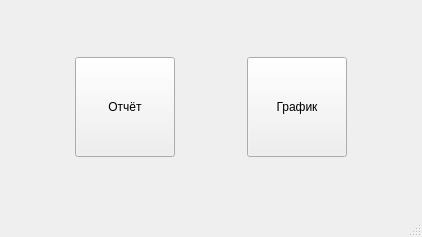
<?xml version="1.0" encoding="UTF-8"?>
<ui version="4.0">
 <class>choiceWindow</class>
 <widget class="QMainWindow" name="choiceWindow">
  <property name="geometry">
   <rect>
    <x>0</x>
    <y>0</y>
    <width>422</width>
    <height>237</height>
   </rect>
  </property>
  <property name="windowTitle">
   <string>MainWindow</string>
  </property>
  <widget class="QWidget" name="centralwidget">
   <layout class="QHBoxLayout" name="horizontalLayout">
    <item>
     <widget class="QToolButton" name="toolButton">
      <property name="minimumSize">
       <size>
        <width>100</width>
        <height>100</height>
       </size>
      </property>
      <property name="text">
       <string>Отчёт</string>
      </property>
     </widget>
    </item>
    <item>
     <widget class="QToolButton" name="toolButton_2">
      <property name="minimumSize">
       <size>
        <width>100</width>
        <height>100</height>
       </size>
      </property>
      <property name="text">
       <string>График</string>
      </property>
     </widget>
    </item>
   </layout>
  </widget>
  <widget class="QStatusBar" name="statusbar"/>
 </widget>
 <resources/>
 <connections/>
</ui>
